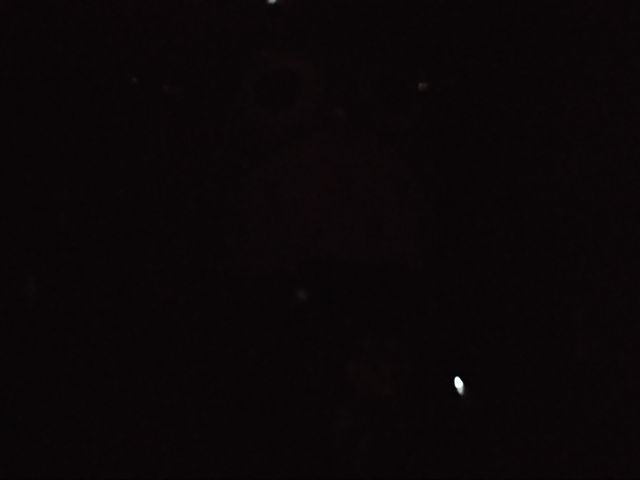
#> input picture datasets/inside-the-box.jpg, 640 x 480 px
$ python -i image_processing_gui.py   (imports and definitions only)   (older library calls are emulated)
#> lines starting #> are read from the running program, lines starting #| are printed output that depends on the picture; after the words box and inside, x2 and y2 are one past the last pixel; in counts of white or black regions, pixels touching at a corner belong together
#> further down, picture is the input picture: shape (480, 640, 3); mean B, G, R 7.4, 6.3, 10.6
#!/usr/bin/env python3
"""
Adaptable Image Processing GUI
Supports FFT, Diffusion, Grid Sampling, and various enhancement methods with adjustable parameters
"""

import gradio as gr
import cv2
import numpy as np
from PIL import Image
from pathlib import Path

# Create output directory
output_dir = Path('output')
# [1 line not run here, left out]


# ===========================
# FFT PROCESSING FUNCTIONS
# ===========================

# [103 lines left out: functions apply_fft_filter, _apply_fft_channel, compute_local_variance, not called in this run]


def compute_sharpness_map(image, window_size=15):
    """
    Compute sharpness map using Laplacian variance
    Higher values = sharper regions
    """
#> called with window_size = 15
    if len(image.shape) == 3:
        gray = cv2.cvtColor(image, cv2.COLOR_BGR2GRAY)
    else:
        gray = image

    # Laplacian for edge detection
    laplacian = cv2.Laplacian(gray, cv2.CV_64F)

    # Compute local variance of Laplacian
    kernel = np.ones((window_size, window_size)) / (window_size ** 2)
    lap_sq = laplacian ** 2
    sharpness = cv2.filter2D(lap_sq, -1, kernel)

    return sharpness


# [171 lines left out: functions apply_adaptive_grid_enhancement, apply_bilateral_grid, apply_guided_filter, _guided_filter_gray, not called in this run]


def apply_selective_clahe(image, sharpness_threshold=50, clip_limit_blur=4.0,
                          clip_limit_sharp=2.0, tile_size=8):
    """
    Apply different CLAHE parameters to sharp vs blurry regions

    Parameters:
    - sharpness_threshold: percentile threshold (0-100)
    - clip_limit_blur: CLAHE clip limit for blurry regions
    - clip_limit_sharp: CLAHE clip limit for sharp regions
    - tile_size: CLAHE tile size
    """
    if image is None:
        return None

    # Compute sharpness map
    sharpness = compute_sharpness_map(image, window_size=15)
    threshold = np.percentile(sharpness, sharpness_threshold)
#> threshold = 0.702

    # Create binary mask (True = blurry, False = sharp)
    blur_mask = sharpness < threshold
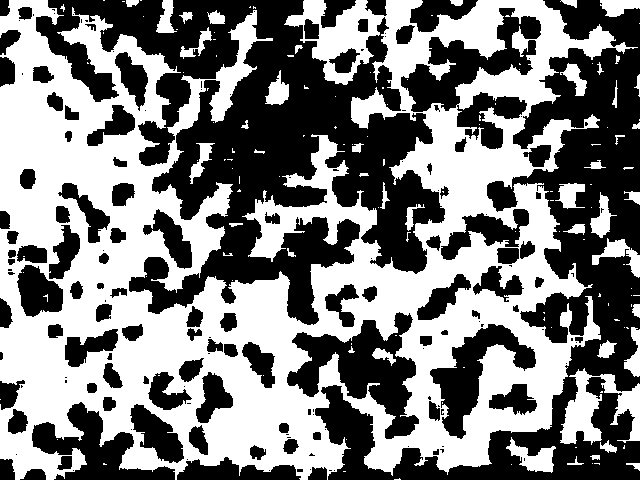
#> blur_mask: shape (480, 640) bool; 50% white; 141 white regions (95 under 20 px), largest, box (x1, y1, x2, y2) and area: (0, 0, 638, 480) 142837, (560, 368, 640, 445) 2779, (506, 437, 556, 473) 783
    blur_mask = cv2.GaussianBlur(blur_mask.astype(np.float32), (21, 21), 5) > 0.5
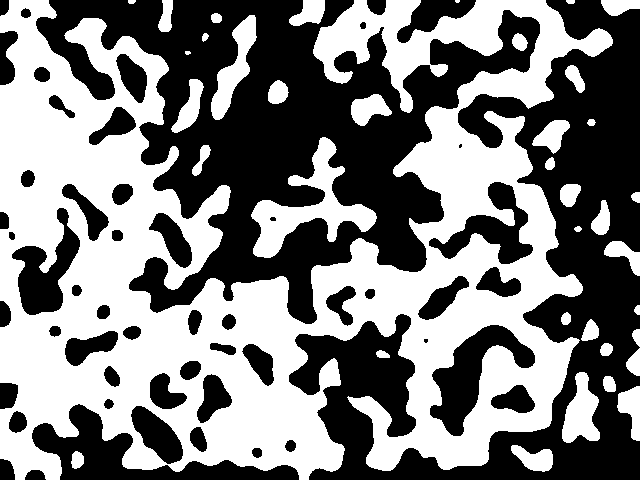
#> blur_mask: shape (480, 640) bool; 49.8% white; 38 white regions (1 under 20 px), largest, box (x1, y1, x2, y2) and area: (0, 0, 613, 480) 135140, (251, 137, 377, 258) 4784, (211, 15, 257, 120) 1848

    # Convert to LAB
    if len(image.shape) == 3:
        lab = cv2.cvtColor(image, cv2.COLOR_BGR2LAB)
#> lab: shape (480, 640, 3); mean of channels 0, 1, 2 5.4, 129.5, 128
        l, a, b = cv2.split(lab)

        # Apply different CLAHE to different regions
        clahe_blur = cv2.createCLAHE(clipLimit=clip_limit_blur, tileGridSize=(tile_size, tile_size))
        clahe_sharp = cv2.createCLAHE(clipLimit=clip_limit_sharp, tileGridSize=(tile_size, tile_size))

        l_blur = clahe_blur.apply(l)
        l_sharp = clahe_sharp.apply(l)

        # Blend based on mask
        l_final = np.where(blur_mask, l_blur, l_sharp).astype(np.uint8)

        result = cv2.merge([l_final, a, b])
#> result: shape (480, 640, 3); mean of channels 0, 1, 2 11.5, 129.5, 128
        return cv2.cvtColor(result, cv2.COLOR_LAB2BGR)
    else:
        clahe_blur = cv2.createCLAHE(clipLimit=clip_limit_blur, tileGridSize=(tile_size, tile_size))
        clahe_sharp = cv2.createCLAHE(clipLimit=clip_limit_sharp, tileGridSize=(tile_size, tile_size))

        img_blur = clahe_blur.apply(image)
        img_sharp = clahe_sharp.apply(image)

        result = np.where(blur_mask, img_blur, img_sharp).astype(np.uint8)
        return result


# ===========================
# DIFFUSION FUNCTIONS
# ===========================

# [542 lines left out: functions apply_anisotropic_diffusion, _perona_malik_diffusion, apply_reverse_diffusion, adjust_gamma, apply_clahe, apply_denoising and 5 more, not called in this run]


# ===========================
# MAIN
# ===========================

# [3 lines not run here, left out]

>>> import cv2
>>> picture = cv2.imread('../datasets/inside-the-box.jpg')
>>> result = apply_selective_clahe(picture)

$ run again, on datasets/text_frombook.png
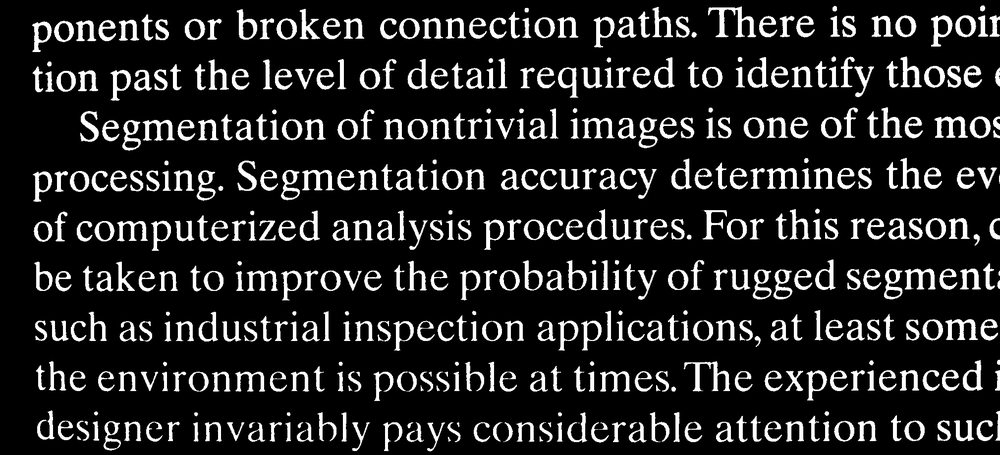
#> input picture datasets/text_frombook.png, 1000 x 455 px, shrunk from 2018 x 918 before the run
#> picture is the input picture: shape (455, 1000, 3); min 0, max 255, mean 35.5
#> in compute_sharpness_map, `sharpness = cv2.filter2D(lap_sq, -1, kernel)`:
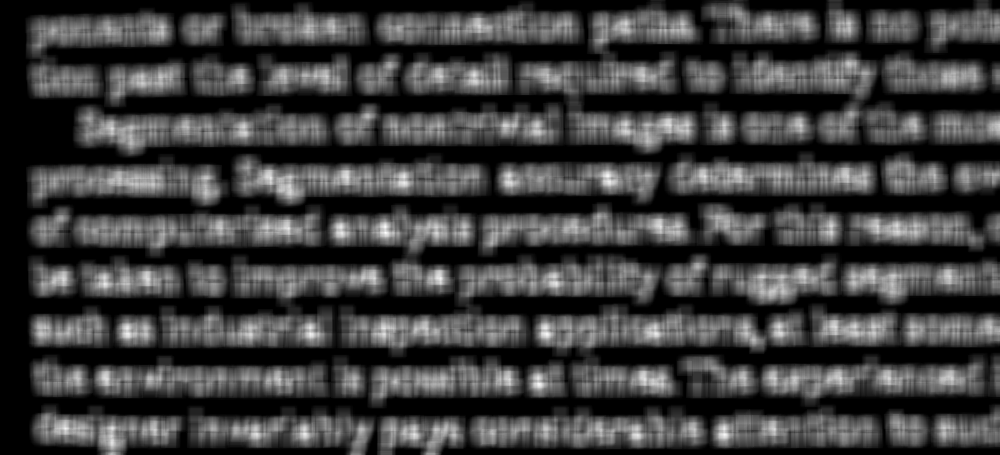
#> sharpness: shape (455, 1000) float64; min -9.09e-12, max 35956.7, mean 8652.8; drawn with min black and max white
#> threshold = 8248.7
#> in apply_selective_clahe, `blur_mask = cv2.GaussianBlur(blur_mask.astype(np.float32), (21, 21), 5..`:
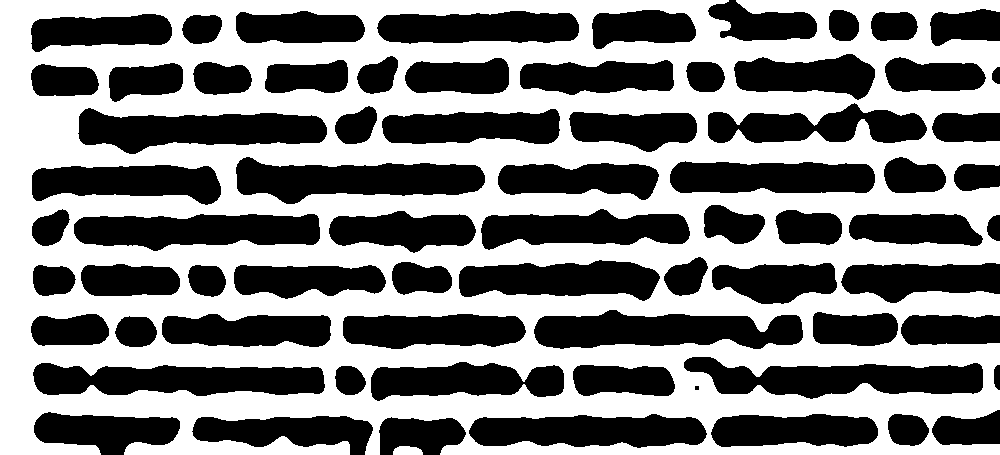
#> blur_mask: shape (455, 1000) bool; 50.9% white; 70 black regions (1 under 20 px), largest, box (x1, y1, x2, y2) and area: (534, 310, 803, 349) 7605, (684, 357, 983, 399) 7501, (236, 157, 485, 204) 7482
#> lab: shape (455, 1000, 3); mean of channels 0, 1, 2 35.8, 128, 128
#> a: shape (455, 1000); every value is 128
#> result: shape (455, 1000, 3); mean of channels 0, 1, 2 39.4, 128, 128
